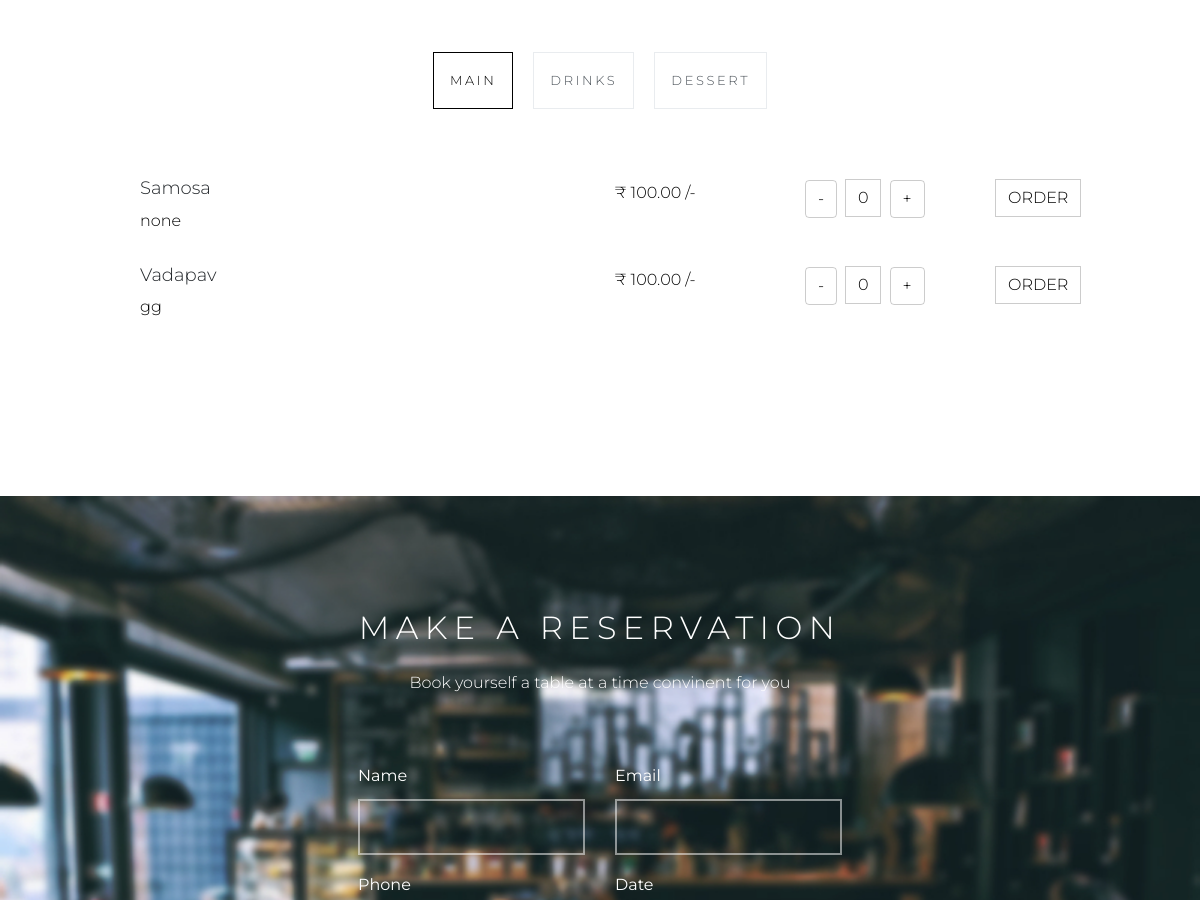
The app's page / (middle part), older data.
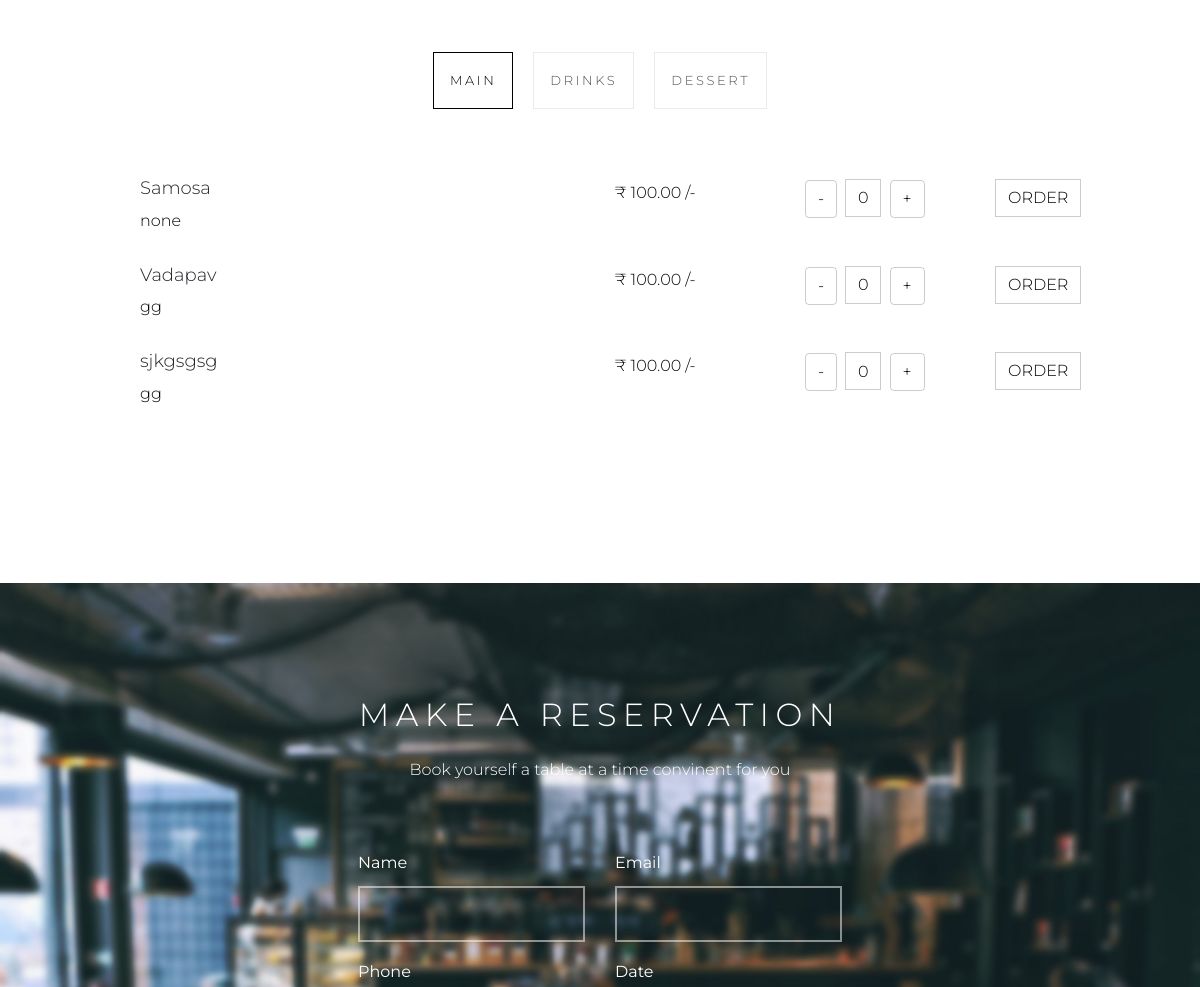
The same page, newer data.
### Menu/models.py (models this page shows, shortened)
class Menu(models.Model):
    id = models.IntegerField(default=randint(1000, 9999), primary_key=True, editable=False)
    item_name = models.CharField(max_length=20, default="None")
    item_desc = models.CharField(max_length=50, default="")
    category = models.CharField(max_length=10, choices=[("Main", "Main"), ("Drinks", "Drinks"), ("Desserts", "Desserts")], default="Main")
    status = models.CharField(max_length=3, choices=[("IN", "In Stock"), ("OUT", "Out of Stock")], default="IN")
    price = models.DecimalField(max_digits=5, decimal_places=2, default=100.00)

### IceAndSpice/views.py (the view)
# urls.py: path('', views.index, name='index'),
def index(request):
    context = menu.getmenu()
    return render(request, 'IceAndSpice/index.html', context=context)

### Menu/views.py (called while the page is built)
def getmenu(category=[]):
    data = {
        'menu': {
            'main': [item for item in Menu.objects.filter(category='Main').values()] or None,
            'drinks': [x for x in Menu.objects.filter(category__iexact='Drinks').values()] or None,
            'dessert': Menu.objects.filter(category__iexact='Dessert') or None,
        },
    }
    return data

### IceAndSpice/templates/IceAndSpice/index.html (shortened to what the changed rows need)
{% load static %}
<!DOCTYPE html>
<html lang="en">
  <head>
    <link rel="stylesheet" href="{% static 'css/bootstrap/bootstrap.css' %}">
    <link rel="stylesheet" href="https://use.fontawesome.com/releases/v5.11.2/css/all.css" />
    <link rel="stylesheet" href="{% static 'fonts/ionicons/css/ionicons.min.css' %}">
    <link rel="stylesheet" href="{% static 'css/magnific-popup.css' %}">
    <link rel="stylesheet" href="{% static 'fonts/fontawesome/css/font-awesome.min.css' %}">
    <link rel="stylesheet" href="{% static 'css/slick.css' %}">
    <link rel="stylesheet" href="{% static 'css/helpers.css' %}">
    <link rel="stylesheet" href="{% static 'css/style.css' %}">
    <link rel="stylesheet" href="{% static 'css/restaurant.css' %}">
  </head>
  <body data-spy="scroll" data-target="#pb-navbar" data-offset="200">
    <section class="pb_section" id="section-menu">
      <div class="container" style="margin-top: -30px;">
        <div class="row">
          <div class="col">
            <ul class="nav justify-content-center pb_tab_v1">
              {% for category in menu %}
                <li class="nav-item">
                  <a class="nav-link{% if forloop.first %} active{% endif %} p-3" data-toggle="list" href="#{{category}}" role="tab">{{category}}</a>
                </li>
              {% endfor %}
            </ul>
            <div class="tab-content">
              {% for category, items in menu.items %}
                <div class="tab-pane fade show{% if forloop.first %} active {% endif %}" id="{{category}}" role="tabpanel">
                  <div class="row">
                    <div class="col-md">
                      <ul class="list-unstyled pb_food-menu">
                        {% for item in items %}
                          <li>
                            <div class="row justify-content-center">
                              <div class="col-lg-5">
                                <h3 class="pb_font-18 font-weight-bold">{{item.item_name}}</h3>
                                <p class="mb-0">{{item.item_desc}}</p>
                              </div>
                              <div class="col-lg-2">
                                <span class="price">&#x20B9; {{item.price}} /-</span>
                              </div>
                              <div class="col-lg-2 pb-2">
                                <button onclick="decrement({{item.id}})" class="btn pb_outline-dark">-</button>&nbsp;
                                <input id="quantity-{{item.id}}" name="quantity" class="pb_outline-dark text-center" type="number" min=0 max=20 style="height: 38px; width: 36px;" value=0>&nbsp;
                                <button onclick="increment({{item.id}})" class="btn pb_outline-dark">+</button>
                              </div>
                              <div class="col-lg-1">
                                <button type="button" onclick="openModal({{item.id}}, '{{item.item_name}}', '{{item.price}}')" data-toggle="modal" data-target="#orderModal" class="btn rounded-0 pb_outline-dark">Order</button>
                              </div>
                            </div>
                          </li>
                        {% endfor %}
                      </ul>
                    </div>
                  </div>
                </div>
              {% endfor %}
            </div>
          </div>
        </div>
      </div>
    </section>
    <section class="pb_section pt-6 pb-0" id="section-reserve-table" style="background-image: url({% static 'images/restaurant/800x975/bg_1.jpg' %}); background-repeat: no-repeat; background-size: cover; ">
      <div class="container" style="margin-top: -30px;">
        <div class="row justify-content-center mb-5">
          <div class="col-md-10 text-center">
            <h2 class="mb-4 text-uppercase pb_letter-spacing-2" style="color: white;">Make a Reservation</h2>
          </div>
        </div>
      </div>
    </section>
  </body>
</html>

Row changes from the older to the newer data that the page shows:
added Menu: item_name "sjkgsgsg", item_desc "gg", price "100.00"
